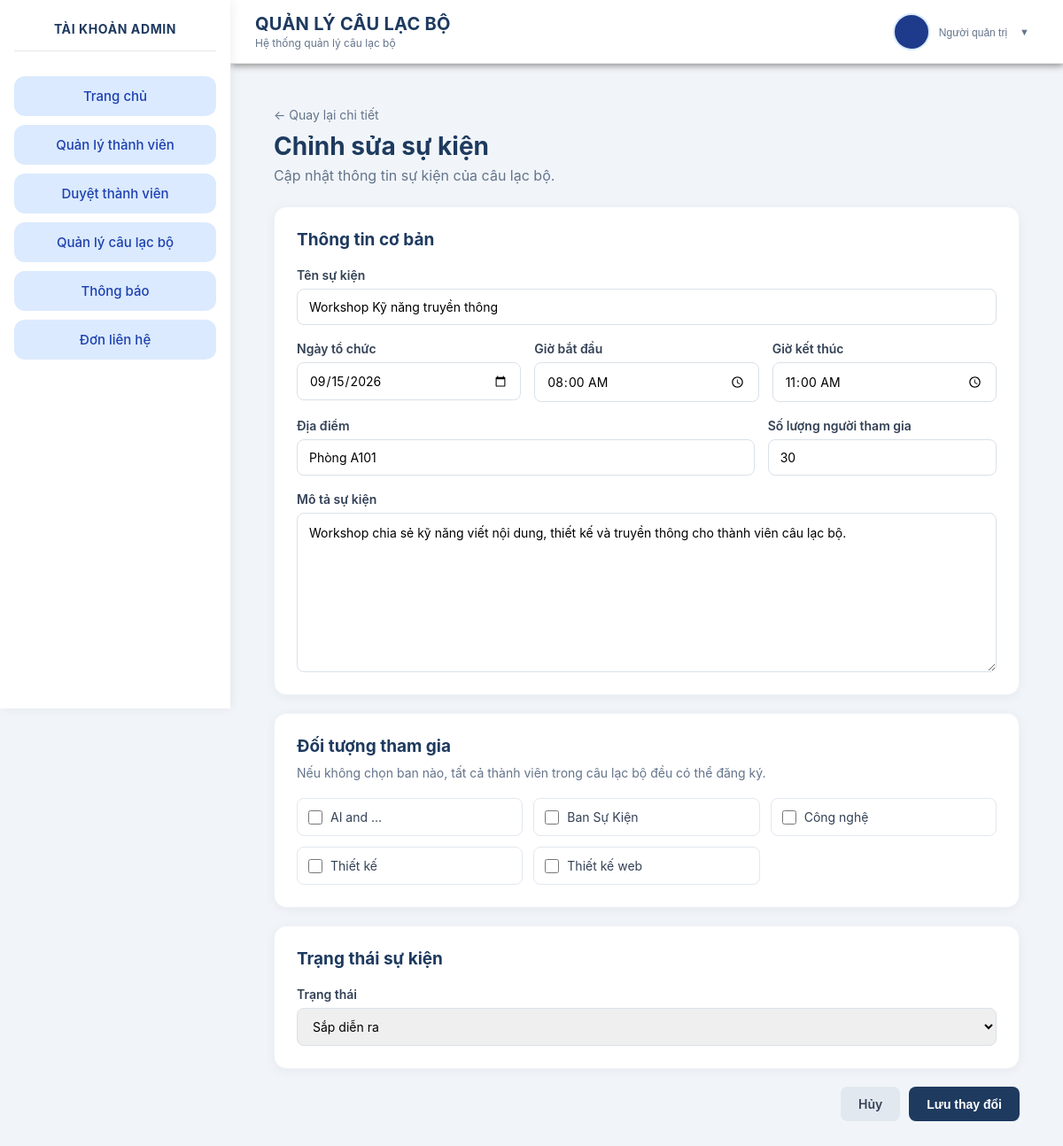
Screenshot of /organizer/edit_event.php?id=1 (signed in) with the database file from the repository.
### tables this page shows
CREATE TABLE `event` (
  `event_id` int(11) NOT NULL AUTO_INCREMENT,
  `club_id` varchar(255) NOT NULL,
  `event_name` varchar(255) NOT NULL,
  `event_date` date NOT NULL,
  `start_time` time NOT NULL,
  `end_time` time NOT NULL,
  `slots` int(11) NOT NULL,
  `location` varchar(255) DEFAULT NULL,
  `description` text DEFAULT NULL,
  `organizer_id` varchar(255) NOT NULL,
  `status` varchar(30) DEFAULT 'upcoming',
  `created_at` timestamp NOT NULL DEFAULT current_timestamp(),
  PRIMARY KEY (`event_id`)
);

CREATE TABLE `clubband` (
  `club_id` varchar(255) NOT NULL,
  `band_id` varchar(100) DEFAULT NULL,
  `band_name` varchar(100) DEFAULT NULL
);

### organizer/edit_event.php (the view, shortened to what this page needs)
<?php
$clubId = "CLB001";
$eventId = (int)($_GET['id'] ?? $_POST['event_id'] ?? 0);
$database = new Database();
$db = $database->getConnection();
$sql = "
    SELECT *
    FROM Event
    WHERE event_id = :event_id
      AND club_id = :club_id
    LIMIT 1
";
$stmt = $db->prepare($sql);
$stmt->execute([
    ':event_id' => $eventId,
    ':club_id' => $clubId
]);
$event = $stmt->fetch(PDO::FETCH_ASSOC);
$sql = "
    SELECT
        band_id,
        band_name
    FROM ClubBand
    WHERE club_id = :club_id
    ORDER BY band_name
";
$stmt = $db->prepare($sql);
$stmt->execute([
    ':club_id' => $clubId
]);
$bands = $stmt->fetchAll(PDO::FETCH_ASSOC);
$sql = "
    SELECT band_id
    FROM EventBand
    WHERE event_id = :event_id
";
$stmt = $db->prepare($sql);
$stmt->execute([
    ':event_id' => $eventId
]);
$selectedBands = $stmt->fetchAll(PDO::FETCH_COLUMN);
require_once "../includes/headers.php";
?>
<link rel="stylesheet" href="css/edit_event.css">
<div class="edit-event-page">
    <div class="page-header">
        <div>
            <a
                href="event_detail.php?id=<?= $eventId ?>"
                class="back-link"
            >
                ← Quay lại chi tiết
            </a>
            <h1>Chỉnh sửa sự kiện</h1>
            <p>
                Cập nhật thông tin sự kiện của câu lạc bộ.
            </p>
        </div>
    </div>
    <form
        method="POST"
        class="event-form"
    >
        <div class="form-card">
            <h2>Thông tin cơ bản</h2>
            <div class="form-group">
                <label for="event_name">
                    Tên sự kiện
                </label>
                <input
                    type="text"
                    id="event_name"
                    name="event_name"
                    value="<?= htmlspecialchars(
                        $event['event_name']
                    ) ?>"
                    required
                >
            </div>
            <div class="form-row">
                <div class="form-group">
                    <label for="event_date">
                        Ngày tổ chức
                    </label>
                    <input
                        type="date"
                        id="event_date"
                        name="event_date"
                        value="<?= htmlspecialchars(
                            $event['event_date']
                        ) ?>"
                        required
                    >
                </div>
                <div class="form-group">
                    <label for="start_time">
                        Giờ bắt đầu
                    </label>
                    <input
                        type="time"
                        id="start_time"
                        name="start_time"
                        value="<?= htmlspecialchars(
                            $event['start_time']
                        ) ?>"
                        required
                    >
                </div>
                <div class="form-group">
                    <label for="end_time">
                        Giờ kết thúc
                    </label>
                    <input
                        type="time"
                        id="end_time"
                        name="end_time"
                        value="<?= htmlspecialchars(
                            $event['end_time']
                        ) ?>"
                        required
                    >
                </div>
            </div>
            <div class="form-row">
                <div class="form-group">
                    <label for="location">
                        Địa điểm
                    </label>
                    <input
                        type="text"
                        id="location"
                        name="location"
                        value="<?= htmlspecialchars(
                            $event['location']
                        ) ?>"
                        required
                    >
                </div>
                <div class="form-group">
                    <label for="slots">
                        Số lượng người tham gia
                    </label>
                    <input
                        type="number"
                        id="slots"
                        name="slots"
                        min="1"
                        value="<?= htmlspecialchars(
                            $event['slots']
                        ) ?>"
                        required
                    >
                </div>
            </div>
            <div class="form-group">
                <label for="description">
                    Mô tả sự kiện
                </label>
                <textarea
                    id="description"
                    name="description"
                    rows="7"
                ><?= htmlspecialchars(
                    $event['description'] ?? ''
                ) ?></textarea>
            </div>
        </div>
        <div class="form-card">
            <h2>Đối tượng tham gia</h2>
            <p class="form-note">
                Nếu không chọn ban nào, tất cả thành viên
                trong câu lạc bộ đều có thể đăng ký.
            </p>
            <div class="band-checkboxes">
                <?php foreach ($bands as $band): ?>
                    <label class="band-checkbox">
                        <input
                            type="checkbox"
                            name="bands[]"
                            value="<?= htmlspecialchars(
                                $band['band_id']
                            ) ?>"
                            <?= in_array(
                                (string)$band['band_id'],
                                array_map(
                                    'strval',
                                    $selectedBands
                                ),
                                true
                            )
                                ? 'checked'
                                : '' ?>
                        >
                        <span>
                            <?= htmlspecialchars(
                                $band['band_name']
                            ) ?>
                        </span>
                    </label>
                <?php endforeach; ?>
            </div>
        </div>
        <div class="form-card">
            <h2>Trạng thái sự kiện</h2>
            <div class="form-group">
                <label for="status">
                    Trạng thái
                </label>
                <select
                    id="status"
                    name="status"
                >
                    <option
                        value="upcoming"
                        <?= $event['status'] === 'upcoming'
                            ? 'selected'
                            : '' ?>
                    >
                        Sắp diễn ra
                    </option>
                </select>
            </div>
        </div>
        <div class="form-actions">
            <a
                href="event_detail.php?id=<?= $eventId ?>"
                class="btn btn-cancel"
            >
                Hủy
            </a>
            <button
                type="submit"
                class="btn btn-save"
            >
                Lưu thay đổi
            </button>
        </div>
    </form>
</div>
<?php require_once '../includes/footer.php' ?>
</body>

### organizer/css/edit_event.css (style rules this page uses)
.edit-event-page { padding: 25px; max-width: 1000px; margin: 0 auto; }
.page-header { margin-bottom: 25px; }
.back-link { display: inline-block; margin-bottom: 10px; color: #64748b; text-decoration: none; font-size: 14px; }
.page-header h1 { margin: 0 0 6px; color: #1e3a5f; font-size: 28px; }
.page-header p { margin: 0; color: #64748b; }
.form-card { background: white; border-radius: 14px; padding: 25px; margin-bottom: 20px; border: 1px solid #eef2f7; box-shadow: 0 2px 12px rgba(0, 0, 0, 0.05); }
.form-card h2 { margin: 0 0 20px; color: #1e3a5f; font-size: 19px; }
.form-note { margin-top: -10px; margin-bottom: 20px; color: #64748b; font-size: 14px; }
.form-group { display: flex; flex-direction: column; gap: 7px; margin-bottom: 18px; }
.form-group:last-child { margin-bottom: 0; }
.form-group label { color: #334155; font-size: 14px; font-weight: 600; }
.form-group input, .form-group textarea, .form-group select { width: 100%; box-sizing: border-box; padding: 11px 13px; border: 1px solid #d9e1ea; border-radius: 8px; outline: none; font-family: inherit; font-size: 14px; }
.form-group textarea { resize: vertical; line-height: 1.6; }
.form-row { display: grid; grid-template-columns: repeat(3, 1fr); gap: 15px; }
.form-row + .form-row { grid-template-columns: 2fr 1fr; }
.band-checkboxes { display: grid; grid-template-columns: repeat(3, 1fr); gap: 12px; }
.band-checkbox { display: flex; align-items: center; gap: 9px; padding: 12px; border: 1px solid #e2e8f0; border-radius: 8px; cursor: pointer; color: #334155; font-size: 14px; }
.band-checkbox input { width: 16px; height: 16px; }
.form-actions { display: flex; justify-content: flex-end; gap: 10px; margin-bottom: 30px; }
.btn { display: inline-flex; align-items: center; justify-content: center; padding: 11px 20px; border-radius: 8px; border: none; text-decoration: none; font-size: 14px; font-weight: 600; cursor: pointer; }
.btn-cancel { background: #e2e8f0; color: #334155; }
.btn-save { background: #1e3a5f; color: white; }

### includes/headers.php (style rules this page uses)
* { margin: 0; padding: 0; box-sizing: border-box; }
html, body { height: 100%; font-family: -apple-system, BlinkMacSystemFont, "Segoe UI", Roboto, "Helvetica Neue", Arial, sans-serif; background: #f1f5f9; }

### rows the page displays
event: event_name "Workshop Kỹ năng truyền thông", event_date "09/15/2026", start_time "08:00:00", end_time "11:00:00", location "Phòng A101", slots "30", description "Workshop chia sẻ kỹ năng viết nội dung, thiết kế và truyền thông cho thành viên câu lạc bộ.", status "Sắp diễn ra"
clubband: band_name "AI and ..."
clubband: band_name "Ban Sự Kiện"
clubband: band_name "Công nghệ"
clubband: band_name "Thiết kế"
clubband: band_name "Thiết kế web"

### other values shown
$sidebarTitle "TÀI KHOẢN ADMIN"
